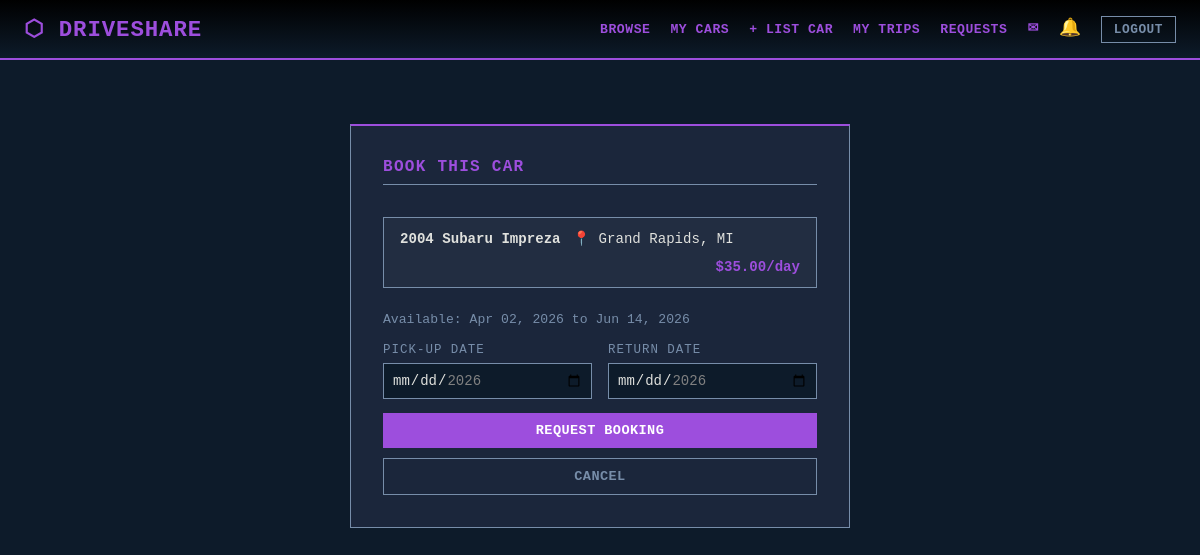
/cars/2/book (signed in), run on the app's committed database.
### models.py (models this page shows, shortened)
class Car(db.Model):
    __tablename__ = "cars"
    id       = db.Column(db.Integer, primary_key=True)
    owner_id = db.Column(db.Integer, db.ForeignKey("users.id"), nullable=False)
    make           = db.Column(db.String(50),  nullable=False)
    model          = db.Column(db.String(50),  nullable=False)
    year           = db.Column(db.Integer,     nullable=False)
    price_per_day  = db.Column(db.Float,       nullable=False)
    location       = db.Column(db.String(200), nullable=False)
    available_from = db.Column(db.Date,        nullable=False)
    available_to   = db.Column(db.Date,        nullable=False)
    mileage      = db.Column(db.String(50),  default="Unknown")
    transmission = db.Column(db.String(20),  default="Automatic")
    seats        = db.Column(db.Integer,     default=5)
    description  = db.Column(db.Text,        default="")
    image_url    = db.Column(db.String(300), default="")
    is_available = db.Column(db.Boolean,     default=True)
    created_at = db.Column(db.DateTime, default=datetime.utcnow)
    bookings  = db.relationship("Booking",   backref="car", lazy=True)
    watchlist = db.relationship("Watchlist", backref="car", lazy=True)

### routes/booking.py (the view, shortened to what this page needs)
@booking_bp.route("/cars/<int:car_id>/book", methods=["GET", "POST"])
@login_required
def book_car(car_id):
    car = Car.query.get_or_404(car_id)
    if car.owner_id == current_user.id:
        flash("You cannot book your own car.", "warning")
        return redirect(url_for("cars.car_detail", car_id=car_id))
    if not car.is_available:
        flash("This car is currently not available.", "warning")
        return redirect(url_for("cars.car_detail", car_id=car_id))
    return render_template("booking/book.html", car=car)

### templates/booking/book.html (shortened to what this page needs)
{% extends "base.html" %}
{% block content %}
<div class="form-page">
  <div class="form-card">
    <h2>Book This Car</h2>
    <div class="booking-car-preview">
      <strong>{{ car.year }} {{ car.make }} {{ car.model }}</strong>
      <span>📍 {{ car.location }}</span>
      <span class="price-tag">${{ "%.2f"|format(car.price_per_day) }}/day</span>
    </div>
    <p class="form-sub">
      Available: {{ car.available_from.strftime('%b %d, %Y') }} to {{ car.available_to.strftime('%b %d, %Y') }}
    </p>
    <form method="POST" id="bookingForm">
      <div class="form-row">
        <div class="form-group">
          <label>Pick-up Date</label>
          <input type="date" name="start_date" id="startDate" required
                 min="{{ car.available_from }}" max="{{ car.available_to }}" />
        </div>
        <div class="form-group">
          <label>Return Date</label>
          <input type="date" name="end_date" id="endDate" required
                 min="{{ car.available_from }}" max="{{ car.available_to }}" />
        </div>
      </div>
      <button type="submit" class="btn btn-primary btn-block">Request Booking</button>
      <a href="{{ url_for('cars.car_detail', car_id=car.id) }}" class="btn btn-outline btn-block">Cancel</a>
    </form>
  </div>
</div>
{% endblock %}

### static/css/style.css (style rules this page uses)
:root { --primary-color: #0d1b2a; --secondary-color: #1b263b; --text-color: #e0e1dd; --border-color: #778da9; --accent-color: #9d4edd; --spacing: 1.5rem; --pending-bg: #2e2510; --pending-fg: #e8a619; --confirmed-bg: #0f2233; --confirmed-fg: #4fa3e0; --paid-bg: #1a3a2a; --paid-fg: #4caf82; --cancelled-bg: #2e1010; --cancelled-fg: #e05555; --muted-bg: #111; --muted-fg: #556677; }
*, *::before, *::after { box-sizing: border-box; margin: 0; padding: 0; }
body { font-family: 'Courier New', Courier, monospace; background-color: var(--primary-color); color: var(--text-color); min-height: 100vh; }
main h2, .page-header h1 { font-size: 1.1rem; text-transform: uppercase; letter-spacing: 0.08em; color: var(--accent-color); margin-bottom: 1rem; border-bottom: 1px solid var(--border-color); padding-bottom: 0.5rem; }
.btn { padding: 10px 18px; background: var(--accent-color); color: #fff; border: none; font-weight: bold; cursor: pointer; transition: transform 0.2s, background 0.2s; font-family: 'Courier New', Courier, monospace; font-size: 0.85rem; text-decoration: none; text-transform: uppercase; display: inline-flex; align-items: center; gap: 0.4rem; white-space: nowrap; letter-spacing: 0.03em; }
.btn-ghost, .btn-outline { background: transparent; color: var(--border-color); border: 1px solid var(--border-color); }
.btn-block { display: block; width: 100%; text-align: center; margin-top: 0.6rem; }
input, select, textarea { padding: 8px; background: var(--primary-color); color: var(--text-color); border: 1px solid var(--border-color); font-family: 'Courier New', Courier, monospace; font-size: 0.875rem; }
.form-page { display: flex; justify-content: center; align-items: flex-start; padding: 2rem 0; }
.form-card, .inquiry-form { display: flex; flex-direction: column; gap: 1rem; background: var(--secondary-color); padding: 2rem; width: 100%; max-width: 500px; border: 1px solid var(--border-color); border-top: 2px solid var(--accent-color); }
.form-card h2 { font-size: 1rem; text-transform: uppercase; letter-spacing: 0.08em; color: var(--accent-color); border-bottom: 1px solid var(--border-color); padding-bottom: 0.5rem; }
.form-sub { color: var(--border-color); font-size: 0.82rem; }
.form-group { display: flex; flex-direction: column; gap: 0.4rem; margin-bottom: 0.25rem; }
.form-group label { font-size: 0.78rem; text-transform: uppercase; letter-spacing: 0.08em; color: var(--border-color); }
.form-group input, .form-group select, .form-group textarea { width: 100%; }
.form-row { display: grid; grid-template-columns: repeat(auto-fit, minmax(180px, 1fr)); gap: 0 1rem; }
.booking-car-preview { display: flex; flex-wrap: wrap; gap: 0.75rem; align-items: center; background: rgba(255, 255, 255, 0.03); border: 1px solid var(--border-color); padding: 0.75rem 1rem; margin-bottom: 0.5rem; font-size: 0.88rem; }
.price-tag { font-weight: bold; color: var(--accent-color); margin-left: auto; }

### data on the page
Car: year "2004", make "Subaru", model "Impreza", location "Grand Rapids, MI", price_per_day "35.00", available_from "Apr 02, 2026", available_to "Jun 14, 2026"
